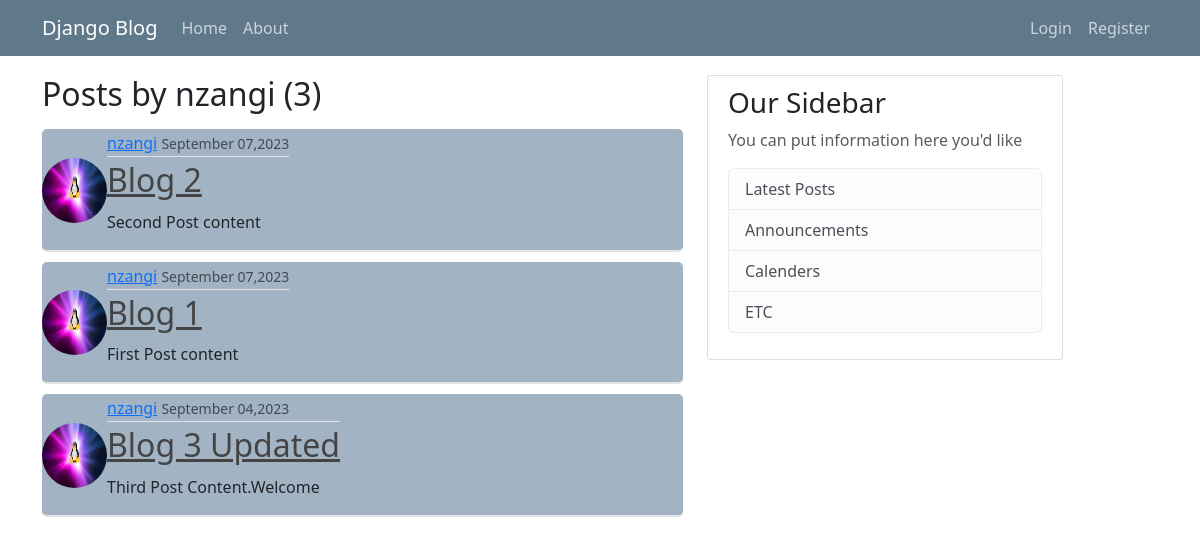
/user/nzangi, run on an earlier commit of the app's database.
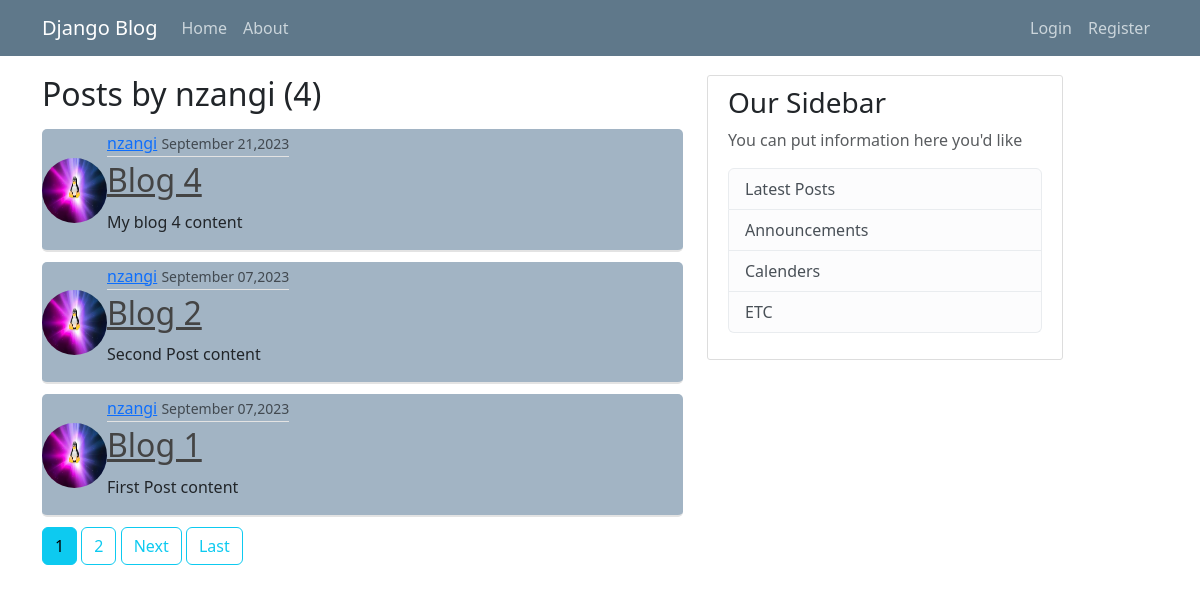
And on a later commit of the database.
### blog/models.py (models this page shows, shortened)
class Post(models.Model):
    title = models.CharField(max_length=100)
    content = models.TextField()
    date = models.DateTimeField(default=timezone.now)
    author = models.ForeignKey(User,on_delete=models.CASCADE)

### users/models.py (models this page shows, shortened)
class Profile(models.Model):
    user = models.OneToOneField(User,on_delete=models.CASCADE)
    image = models.ImageField(default='default.png',upload_to='profile_pics')

### blog/views.py (the view)
# urls.py: path('user/<str:username>', UserPostListView.as_view(),name='user-posts'),
class UserPostListView(ListView):
    model = Post
    template_name = 'blog/user_posts.html'
    context_object_name = "posts"
    paginate_by = 3
    def get_queryset(self):
        user = get_object_or_404(User,username = self.kwargs.get('username'))
        return Post.objects.filter(author=user).order_by('-date')

### blog/templates/blog/user_posts.html (shortened to what this page needs)
{%  extends "blog/base.html" %}
{% block content %}
    <h2 class="mb-3">Posts by {{ view.kwargs.username }} ({{ page_obj.paginator.count }})</h2>
    {% for post in posts %}
        <article class="media-content-section">
            <img class="rounded-circle article-img"  src="{{ post.author.profile.image.url }}">
            <div class="media-body">
                <div class="article-metadata">
                    <a class="mr-2" href="{% url 'user-posts' post.author.username %}">{{ post.author }}</a>
                    <small class="text-muted">{{ post.date|date:"F d,Y"}}</small>
                </div>
                <h2><a class="article-title" href="{% url 'post-detail' post.id %}">{{ post.title }}</a></h2>
                <p class="article-content">{{ post.content }}</p>
            </div>
        </article>
    {% endfor %}
    {%if is_paginated %}
        {% for num in page_obj.paginator.page_range %}
            {% if page_obj.number == num%}
                <a class="btn btn-info mb-4" href="?page={{ num }}">{{ num }}</a>
            {%elif num > page_obj.number|add:'-3' and num < page_obj.number|add:'3'%}
                <a class="btn btn-outline-info mb-4" href="?page={{ num }}">{{ num }}</a>
            {% endif%}
        {% endfor %}
        {%if page_obj.has_next %}
            <a class="btn btn-outline-info mb-4" href="?page={{ page_obj.next_page_number }}">Next</a>
            <a class="btn btn-outline-info mb-4" href="?page={{ page_obj.paginator.num_pages }}">Last</a>
        {% endif %}
    {% endif%}
{% endblock content  %}

What changed in the data, as far as the page shows it:
no longer on this page (row unchanged): Post: author.profile.image (picture), author "nzangi", date "September 04,2023", title "Blog 3 Updated", content "Third Post Content.Welcome"
added Post: author.profile.image (picture), author "nzangi", date "September 21,2023", title "Blog 4", content "My blog 4 content"
Also different on the page:
{{ page_obj.paginator.count }}: "3" → "4"
new list line: "1"
new list line: "2"
text now shown: "Next Last"
